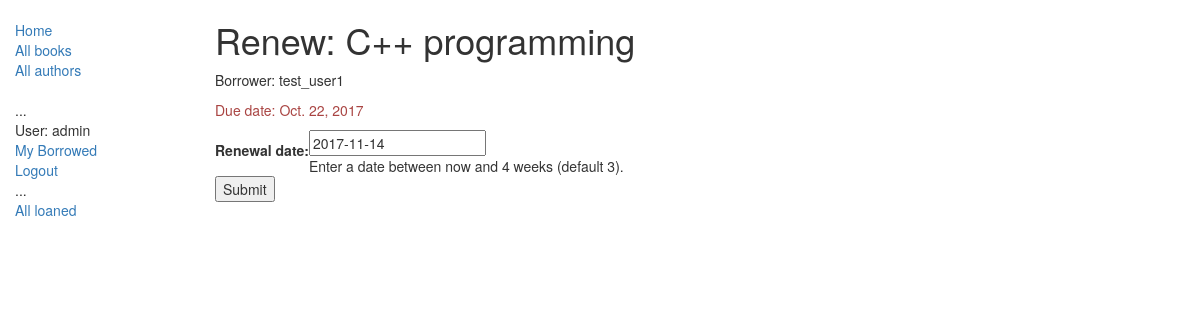
The app's page /catalog/book/5814a7e6-116e-4add-b042-06270b659249/renew/ (signed in), older data.
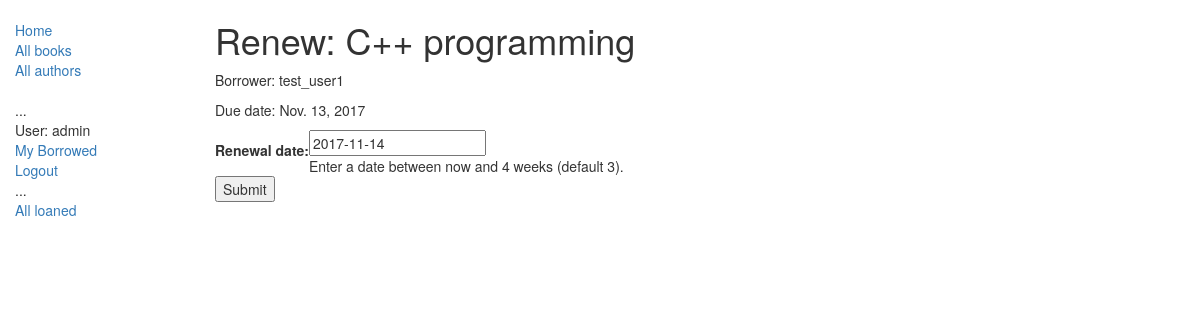
The same page, newer data.
### catalog/models.py (models this page shows, shortened)
class BookInstance(models.Model):
    id = models.UUIDField(primary_key=True, default=uuid.uuid4, help_text="Unique ID for this particular book across whole library");
    book = models.ForeignKey('Book', on_delete=models.SET_NULL, null=True);
    imprint = models.CharField(max_length=200);
    due_back = models.DateField(null=True, blank=True);
    LOAN_STATUS = (
        ('m', 'Maintenance'),
        ('o', 'On loan'),
        ('a', 'Available'),
        ('r', 'Reserved'),
    )
    status = models.CharField(max_length=1, choices=LOAN_STATUS, blank=True, help_text='Book availability');
    borrower = models.ForeignKey(User, on_delete=models.SET_NULL, null=True, blank=True);
    @property
    def is_overdue(self):
        if self.due_back and date.today() > self.due_back:
            return True
        return False
    class Meta:
        ordering = ["due_back"];
        permissions = (("can_mark_returned", "Set book as returned"),);

class Book(models.Model):
    title = models.CharField(max_length=200);
    author = models.ForeignKey('Author', on_delete=models.SET_NULL, null=True);
    summary = models.TextField(max_length=1000, help_text="Enter a brief description");
    isbn = models.CharField('ISBN', max_length=13, help_text='13 Character <a href="https://www.isbn-international.org/content/what-isbn">ISBN number</a>');
    genre = models.ManyToManyField(Genre, help_text="Select a genre for this book");
    language = models.ForeignKey('Language', on_delete=models.SET_NULL, null=True);
    def display_genre(self):
        """
        Creates a string for the Genre. This is required to display genre in Admin.
        """
        return ', '.join([genre.name for genre in self.genre.all()[:3]]);
    display_genre.short_description = 'Genre';
    class Meta:
        ordering = ["title"];

### catalog/views.py (the view)
# urls.py: url(r'^book/(?P<pk>[-\w]+)/renew/$', views.renew_book_librarian, name='renew-book-librarian'),
@permission_required('catalog.can_mark_returned')
def renew_book_librarian(request, pk):
    book_inst=get_object_or_404(BookInstance, pk = pk)
    if request.method == 'POST':
        form = RenewBookForm(request.POST)
        if form.is_valid():
            book_inst.due_back = form.cleaned_data['renewal_date']
            book_inst.save()
            return HttpResponseRedirect(reverse('all-loaned') )
    else:
        proposed_renewal_date = datetime.date.today() + datetime.timedelta(weeks=3)
        form = RenewBookForm(initial={'renewal_date': proposed_renewal_date,})
    return render(request, 'catalog/book_renew_librarian.html', {'form': form, 'bookinst':book_inst})

### catalog/forms.py (shortened to what this page needs)
class RenewBookForm(forms.Form):
    renewal_date = forms.DateField(help_text="Enter a date between now and 4 weeks (default 3).")

### catalog/templates/catalog/book_renew_librarian.html (shortened to what this page needs)
{% extends "base_generic.html" %}
{% block content %}
    <h1>Renew: {{bookinst.book.title}}</h1>
    <p>Borrower: {{bookinst.borrower}}</p>
    <p{% if bookinst.is_overdue %} class="text-danger"{% endif %}>Due date: {{bookinst.due_back}}</p>
    <form action="" method="post">
        <table>
        {{ form }}
        </table>
        <input type="submit" value="Submit" />
    </form>
{% endblock %}

Row changes from the older to the newer data that the page shows:
changed BookInstance "C++ programming": due_back "Oct. 22, 2017" → "Nov. 13, 2017"
